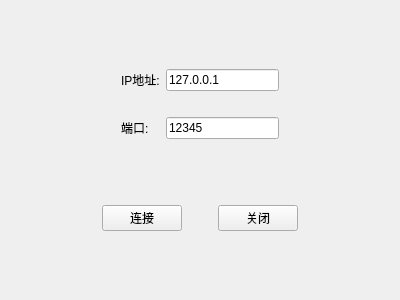
<?xml version="1.0" encoding="UTF-8"?>
<ui version="4.0">
 <class>MainWindow</class>
 <widget class="QMainWindow" name="MainWindow">
  <property name="geometry">
   <rect>
    <x>0</x>
    <y>0</y>
    <width>400</width>
    <height>300</height>
   </rect>
  </property>
  <property name="minimumSize">
   <size>
    <width>400</width>
    <height>300</height>
   </size>
  </property>
  <property name="maximumSize">
   <size>
    <width>400</width>
    <height>300</height>
   </size>
  </property>
  <property name="windowTitle">
   <string>连接服务器</string>
  </property>
  <widget class="QWidget" name="centralwidget">
   <layout class="QGridLayout" name="gridLayout_2">
    <item row="0" column="0">
     <layout class="QGridLayout" name="gridLayout">
      <item row="0" column="0">
       <spacer name="horizontalSpacer_2">
        <property name="orientation">
         <enum>Qt::Horizontal</enum>
        </property>
        <property name="sizeHint" stdset="0">
         <size>
          <width>40</width>
          <height>20</height>
         </size>
        </property>
       </spacer>
      </item>
      <item row="0" column="1">
       <widget class="QLabel" name="IPAddrlabel">
        <property name="text">
         <string>IP地址:</string>
        </property>
       </widget>
      </item>
      <item row="2" column="1">
       <widget class="QLabel" name="Portlabel">
        <property name="text">
         <string>端口:</string>
        </property>
       </widget>
      </item>
      <item row="0" column="2">
       <widget class="QLineEdit" name="IPInput">
        <property name="text">
         <string>127.0.0.1</string>
        </property>
       </widget>
      </item>
      <item row="2" column="2">
       <widget class="QLineEdit" name="PortInput">
        <property name="text">
         <string>12345</string>
        </property>
       </widget>
      </item>
      <item row="0" column="3">
       <spacer name="horizontalSpacer_3">
        <property name="orientation">
         <enum>Qt::Horizontal</enum>
        </property>
        <property name="sizeHint" stdset="0">
         <size>
          <width>40</width>
          <height>20</height>
         </size>
        </property>
       </spacer>
      </item>
      <item row="1" column="1">
       <spacer name="verticalSpacer">
        <property name="orientation">
         <enum>Qt::Vertical</enum>
        </property>
        <property name="sizeType">
         <enum>QSizePolicy::Fixed</enum>
        </property>
        <property name="sizeHint" stdset="0">
         <size>
          <width>20</width>
          <height>20</height>
         </size>
        </property>
       </spacer>
      </item>
     </layout>
    </item>
    <item row="1" column="0">
     <layout class="QHBoxLayout" name="horizontalLayout">
      <item>
       <spacer name="horizontalSpacer_4">
        <property name="orientation">
         <enum>Qt::Horizontal</enum>
        </property>
        <property name="sizeHint" stdset="0">
         <size>
          <width>40</width>
          <height>20</height>
         </size>
        </property>
       </spacer>
      </item>
      <item>
       <widget class="QPushButton" name="ConnectButton">
        <property name="text">
         <string>连接</string>
        </property>
       </widget>
      </item>
      <item>
       <spacer name="horizontalSpacer">
        <property name="orientation">
         <enum>Qt::Horizontal</enum>
        </property>
        <property name="sizeType">
         <enum>QSizePolicy::Fixed</enum>
        </property>
        <property name="sizeHint" stdset="0">
         <size>
          <width>30</width>
          <height>20</height>
         </size>
        </property>
       </spacer>
      </item>
      <item>
       <widget class="QPushButton" name="CloseButton">
        <property name="text">
         <string>关闭</string>
        </property>
       </widget>
      </item>
      <item>
       <spacer name="horizontalSpacer_5">
        <property name="orientation">
         <enum>Qt::Horizontal</enum>
        </property>
        <property name="sizeHint" stdset="0">
         <size>
          <width>40</width>
          <height>20</height>
         </size>
        </property>
       </spacer>
      </item>
     </layout>
    </item>
   </layout>
  </widget>
 </widget>
 <resources/>
 <connections/>
</ui>
